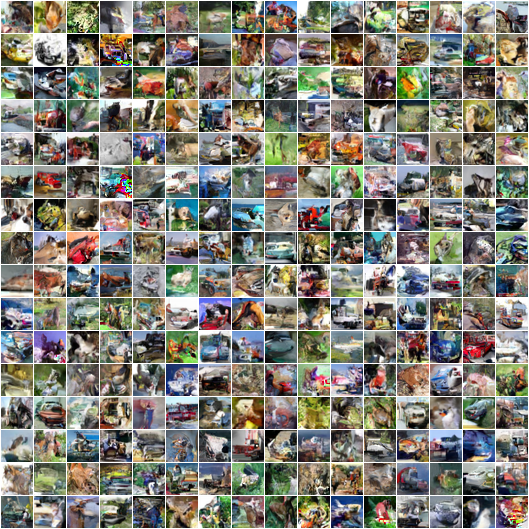

Reproduce this figure in Python.
# Copyright 2021 The Flax Authors.
#
# Licensed under the Apache License, Version 2.0 (the "License");
# you may not use this file except in compliance with the License.
# You may obtain a copy of the License at
#
#     http://www.apache.org/licenses/LICENSE-2.0
#
# Unless required by applicable law or agreed to in writing, software
# distributed under the License is distributed on an "AS IS" BASIS,
# WITHOUT WARRANTIES OR CONDITIONS OF ANY KIND, either express or implied.
# See the License for the specific language governing permissions and
# limitations under the License.

# Lint as: python3
"""Sampling from PixelCNN++ using fixed-point iteration.
"""

import functools

from flax import optim
import pixelcnn
import train
import jax
from jax import random
import jax.numpy as jnp
import ml_collections
import numpy as onp
from PIL import Image


def generate_sample(config: ml_collections.ConfigDict, workdir: str):
  """Loads the latest model in `workdir` and samples a batch of images."""
  batch_size = config.sample_batch_size
  rng = random.PRNGKey(config.sample_rng_seed)
  rng, model_rng = random.split(rng)
  rng, dropout_rng = random.split(rng)

  # Create a model with dummy parameters and a dummy optimizer.
  init_batch = jnp.zeros((1, 32, 32, 3))

  params = train.model(config).init(
      {
          'params': model_rng,
          'dropout': dropout_rng
      }, init_batch)['params']
  optimizer_def = optim.Adam(
      learning_rate=config.learning_rate, beta1=0.95, beta2=0.9995)
  optimizer = optimizer_def.create(params)

  _, params = train.restore_checkpoint(workdir, optimizer, params)

  # Initialize batch of images
  device_count = jax.local_device_count()
  assert not batch_size % device_count, (
      'Sampling batch size must be a multiple of the device count, got '
      'sample_batch_size={}, device_count={}.'.format(batch_size,
                                                      device_count))
  sample_prev = jnp.zeros((device_count, batch_size // device_count, 32, 32, 3))

  # and batch of rng keys
  sample_rng = random.split(rng, device_count)

  # Generate sample using fixed-point iteration
  sample = sample_iteration(config, sample_rng, params, sample_prev)
  while jnp.any(sample != sample_prev):
    sample_prev, sample = sample, sample_iteration(config, sample_rng, params,
                                                   sample)
  return jnp.reshape(sample, (batch_size, 32, 32, 3))


def _categorical_onehot(rng, logit_probs):
  """Sample from a categorical distribution and one-hot encode the sample."""
  nr_mix = logit_probs.shape[-3]
  idxs = random.categorical(rng, logit_probs, axis=-3)
  return jnp.moveaxis(idxs[..., jnp.newaxis] == jnp.arange(nr_mix), -1, -3)


def conditional_params_to_sample(rng, conditional_params):
  means, inv_scales, logit_probs = conditional_params
  rng_mix, rng_logistic = random.split(rng)
  # Add channel dimension to one-hot mixture indicator
  mix_indicator = _categorical_onehot(rng_mix, logit_probs)[..., jnp.newaxis]
  # Use the mixture indicator to select the mean and inverse scale
  mean      = jnp.sum(means      * mix_indicator, -4)
  inv_scale = jnp.sum(inv_scales * mix_indicator, -4)
  sample = mean + random.logistic(rng_logistic, mean.shape) / inv_scale
  return snap_to_grid(sample)


@functools.partial(jax.pmap, static_broadcasted_argnums=2)
def sample_iteration(config, rng, params, sample):
  """PixelCNN++ sampling expressed as a fixed-point iteration."""
  rng, dropout_rng = random.split(rng)
  out = train.model(config).apply({'params': params},
                                  sample,
                                  rngs={'dropout': dropout_rng})
  c_params = pixelcnn.conditional_params_from_outputs(out, sample)
  return conditional_params_to_sample(rng, c_params)


def snap_to_grid(sample):
  return jnp.clip(jnp.round((sample + 1) * 127.5) / 127.5 - 1, -1., 1.)


def save_images(batch, fname):
  n_rows = batch.shape[0] // 16
  batch = onp.uint8(jnp.round((batch + 1) * 127.5))
  out = onp.full((1 + 33 * n_rows, 1 + 33 * 16, 3), 255, 'uint8')
  for i, im in enumerate(batch):
    top  = 1 + 33 * (i // 16)
    left = 1 + 33 * (i %  16)
    out[top:top + 32, left:left + 32] = im
  Image.fromarray(out).save(fname)
